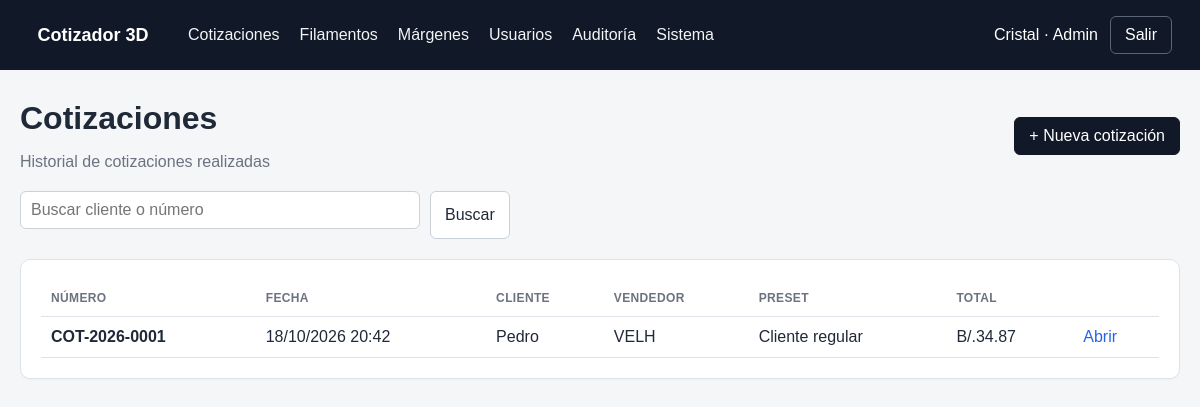
The page /quotes (signed in) on the database its author committed.
### models.py (models this page shows, shortened)
class User(
    db.Model,
    UserMixin
):
    id = db.Column(
        db.Integer,
        primary_key=True
    )
    username = db.Column(
        db.String(80),
        unique=True,
        nullable=False,
        index=True
    )
    password_hash = db.Column(
        db.String(255),
        nullable=False
    )
    is_admin = db.Column(
        db.Boolean,
        default=False,
        nullable=False
    )
    active = db.Column(
        db.Boolean,
        default=True,
        nullable=False
    )
    created_at = db.Column(
        db.DateTime,
        default=datetime.utcnow,
        nullable=False
    )
    @property
    def is_active(self):
        return self.active

class Quote(
    db.Model
):
    id = db.Column(
        db.Integer,
        primary_key=True
    )
    quote_number = db.Column(
        db.String(30),
        unique=True,
        nullable=False,
        index=True
    )
    customer_name = db.Column(
        db.String(160)
    )
    preset_name = db.Column(
        db.String(120),
        nullable=False
    )
    filament_markup_pct = db.Column(
        db.Numeric(8, 2),
        nullable=False
    )
    print_hour_rate = db.Column(
        db.Numeric(10, 2),
        nullable=False
    )
    postprocess_hour_rate = db.Column(
        db.Numeric(10, 2),
        nullable=False
    )
    extra_markup_pct = db.Column(
        db.Numeric(8, 2),
        nullable=False
    )
    notes = db.Column(
        db.Text
    )
    subtotal_material = db.Column(
        db.Numeric(12, 2),
        default=0
    )
    subtotal_print = db.Column(
        db.Numeric(12, 2),
        default=0
    )
    subtotal_post = db.Column(
        db.Numeric(12, 2),
        default=0
    )
    subtotal_extras = db.Column(
        db.Numeric(12, 2),
        default=0
    )
    total = db.Column(
        db.Numeric(12, 2),
        default=0
    )
    created_by_id = db.Column(
        db.Integer,
        db.ForeignKey("user.id"),
        nullable=False
    )
    created_by = db.relationship(
        "User",
        foreign_keys=[
            created_by_id
        ]
    )
    created_at = db.Column(
        db.DateTime,
        default=datetime.utcnow
    )
    updated_at = db.Column(
        db.DateTime,
        default=datetime.utcnow,
        onupdate=datetime.utcnow
    )
    lines = db.relationship(
        "QuoteLine",
        cascade="all, delete-orphan",
        backref="quote"
    )
    extras = db.relationship(
        "QuoteExtra",
        cascade="all, delete-orphan",
        backref="quote"
    )

class AppSetting(
    db.Model
):
    id = db.Column(
        db.Integer,
        primary_key=True
    )
    key = db.Column(
        db.String(100),
        unique=True,
        nullable=False,
        index=True
    )
    value = db.Column(
        db.Text,
        nullable=False
    )
    updated_at = db.Column(
        db.DateTime,
        default=datetime.utcnow,
        onupdate=datetime.utcnow,
        nullable=False
    )

### app.py (the view, shortened to what this page needs)
@app.route(
    "/quotes"
)
@login_required
def quotes():
    query = (
        Quote.query
        .order_by(
            Quote.updated_at.desc()
        )
    )
    if not current_user.is_admin:
        query = query.filter_by(
            created_by_id=
                current_user.id
        )
    term = (
        request.args
        .get(
            "q",
            ""
        )
        .strip()
    )
    return render_template(
        "quotes.html",
        quotes=query.all(),
        term=term
    )

### app.py (called while the page is built)
@login_manager.user_loader
def load_user(
    user_id
):
    return db.session.get(
        User,
        int(user_id)
    )

@app.template_filter(
    "money"
)
def money_filter(
    value
):
    return (
        f"{money(value):.2f}"
    )

@app.template_filter(
    "localdatetime"
)
def localdatetime_filter(
    value
):
    return format_local_datetime(
        value,
        "%d/%m/%Y %H:%M"
    )

@app.context_processor
def inject_globals():
    return {
        "currency":
            app.config[
                "CURRENCY"
            ],
        "company_name":
            app.config[
                "COMPANY_NAME"
            ],
        "app_timezone":
            get_timezone_name()
    }

### quote_logic.py (called while the page is built)
def dec(value):
    return Decimal(str(value or 0))

def money(value):
    return dec(value).quantize(
        Decimal("0.01"),
        rounding=ROUND_HALF_UP
    )

### time_utils.py (called while the page is built)
def get_timezone_name():
    setting = AppSetting.query.filter_by(
        key="timezone"
    ).first()
    if setting and setting.value:
        return setting.value
    return DEFAULT_TIMEZONE

def get_timezone():
    timezone_name = get_timezone_name()
    try:
        return ZoneInfo(timezone_name)
    except ZoneInfoNotFoundError:
        return ZoneInfo(DEFAULT_TIMEZONE)

def to_local_datetime(value):
    if value is None:
        return None
    if value.tzinfo is None:
        value = value.replace(
            tzinfo=timezone.utc
        )
    return value.astimezone(
        get_timezone()
    )

def format_local_datetime(
    value,
    format_string="%d/%m/%Y %H:%M"
):
    converted = to_local_datetime(
        value
    )
    if converted is None:
        return "—"
    return converted.strftime(
        format_string
    )

### templates/quotes.html (shortened to what this page needs)
{% extends "base.html" %}
{% block content %}
<div class="page-head">
    <div>
        <h1>
            Cotizaciones
        </h1>
        <p class="muted">
            Historial de cotizaciones realizadas
        </p>
    </div>
    <a
        class="button primary"
        href="{{ url_for('quote_new') }}"
    >
        + Nueva cotización
    </a>
</div>
<form class="search-bar">
    <input
        name="q"
        value="{{ term }}"
        placeholder="Buscar cliente o número"
    >
    <button>
        Buscar
    </button>
</form>
<div class="card">
    <div class="table-container">
        <table>
            <thead>
                <tr>
                    <th>
                        Número
                    </th>
                    <th>
                        Fecha
                    </th>
                    <th>
                        Cliente
                    </th>
                    <th>
                        Vendedor
                    </th>
                    <th>
                        Preset
                    </th>
                    <th>
                        Total
                    </th>
                    <th></th>
                </tr>
            </thead>
            <tbody>
            {% for quote in quotes %}
                <tr>
                    <td>
                        <strong>
                            {{ quote.quote_number }}
                        </strong>
                    </td>
                    <td>
                        {{ quote.created_at|localdatetime }}
                    </td>
                    <td>
                        {{ quote.customer_name or "—" }}
                    </td>
                    <td>
                        {% if quote.created_by %}
                            {{ quote.created_by.username }}
                        {% else %}
                            —
                        {% endif %}
                    </td>
                    <td>
                        {{ quote.preset_name }}
                    </td>
                    <td>
                        {{ currency }}{{ quote.total|money }}
                    </td>
                    <td>
                        <a
                            href="{{ url_for(
                                'quote_view',
                                quote_id=quote.id
                            ) }}"
                        >
                            Abrir
                        </a>
                    </td>
                </tr>
            {% endfor %}
            </tbody>
        </table>
    </div>
</div>
{% endblock %}

### templates/base.html (shortened to what this page needs)
<!DOCTYPE html>
<html lang="es">
<head>
    <link
        rel="stylesheet"
        href="{{ url_for('static', filename='app.css') }}"
    >
</head>
<body>
{% if current_user.is_authenticated %}
<header class="topbar">
    <a
        class="brand"
        href="{{ url_for('dashboard') }}"
    >
        <span
            class="brand-fallback"
            style="display:none;"
        >
            {{ company_name }}
        </span>
    </a>
    <nav>
        <a href="{{ url_for('quotes') }}">
            Cotizaciones
        </a>
        <a href="{{ url_for('filaments') }}">
            Filamentos
        </a>
        <a href="{{ url_for('margins') }}">
            Márgenes
        </a>
        {% if current_user.is_admin %}
        <a href="{{ url_for('users') }}">
            Usuarios
        </a>
        <a href="{{ url_for('audit_log') }}">
            Auditoría
        </a>
        <a href="{{ url_for('system_page') }}">
            Sistema
        </a>
        {% endif %}
    </nav>
    <div class="user-box">
        <span>
            {{ current_user.username }}
            {% if current_user.is_admin %}
                · Admin
            {% endif %}
        </span>
        <form
            action="{{ url_for('logout') }}"
            method="post"
        >
            <button class="logout-button">
                Salir
            </button>
        </form>
    </div>
</header>
{% endif %}
<main class="container">
{% block content %}
{% endblock %}
</main>
</body>
</html>

### static/app.css (style rules this page uses)
* { box-sizing: border-box; }
:root { --background: #f5f6f8; --card: #ffffff; --text: #1f2937; --muted: #6b7280; --border: #dfe3e8; --dark: #111827; --dark-hover: #273244; --blue: #2563eb; --danger: #b42318; --success: #166534; }
body { margin: 0; font-family: Arial, Helvetica, sans-serif; background: var(--background); color: var(--text); }
a { color: var(--blue); text-decoration: none; }
.topbar { min-height: 70px; background: var(--dark); color: white; display: flex; align-items: center; gap: 30px; padding: 10px 28px; }
.brand { display: flex; align-items: center; justify-content: center; min-width: 130px; text-decoration: none; }
.brand-fallback { color: white; font-size: 18px; font-weight: bold; }
.topbar nav { display: flex; align-items: center; gap: 20px; flex: 1; }
.topbar nav a { color: #f3f4f6; }
.user-box { display: flex; align-items: center; gap: 12px; }
.user-box form { margin: 0; }
.logout-button { background: transparent; color: white; border-color: #5b6472; }
.container { max-width: 1200px; margin: 30px auto; padding: 0 20px; }
.card { background: var(--card); border: 1px solid var(--border); border-radius: 10px; padding: 20px; margin-bottom: 20px; box-shadow: 0 1px 2px rgba( 0, 0, 0, 0.03 ); }
input, select, textarea { width: 100%; padding: 9px 10px; border: 1px solid #cbd1d8; border-radius: 6px; margin-bottom: 10px; font: inherit; background: white; color: var(--text); }
button, .button { display: inline-block; padding: 9px 14px; border-radius: 6px; border: 1px solid #cbd1d8; background: white; color: var(--text); cursor: pointer; font: inherit; text-decoration: none; }
.primary { background: var(--dark); color: white; border-color: var(--dark); }
.page-head { display: flex; justify-content: space-between; align-items: center; gap: 20px; margin-bottom: 20px; }
.page-head h1 { margin: 0; }
.page-head p { margin-bottom: 0; }
.table-container { width: 100%; overflow-x: auto; }
table { width: 100%; border-collapse: collapse; }
th, td { padding: 11px 10px; text-align: left; border-bottom: 1px solid var(--border); vertical-align: top; }
th { color: var(--muted); font-size: 12px; text-transform: uppercase; letter-spacing: 0.03em; }
.muted { color: var(--muted); }
.search-bar { display: flex; gap: 10px; margin-bottom: 20px; }
.search-bar input { max-width: 400px; }

### rows shown on the page
User: username "Cristal"
Quote: quote_number "COT-2026-0001", created_at|localdatetime "18/10/2026 20:42", customer_name "Pedro", created_by.username "VELH", preset_name "Cliente regular", currency "B/.", total "34.87"

### other values the page prints
{{ company_name }} "Cotizador 3D"
